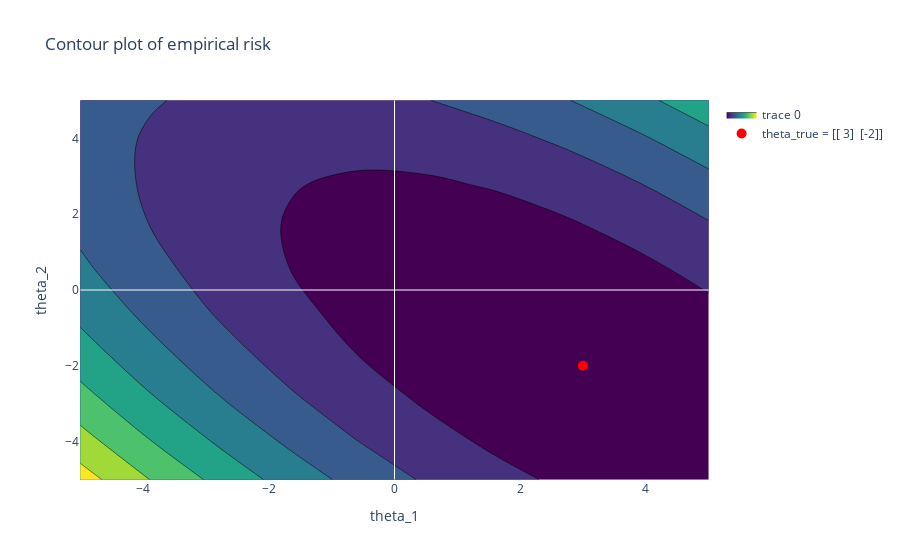

Notebook source saved alongside this figure:
### Code cell
fig_cont_plot = go.Figure()

fig_cont_plot.add_trace(go.Contour(
    x=df_unreg_risk["theta_1"],
    y=df_unreg_risk["theta_2"],
    z=df_unreg_risk["emp_risk"],
    colorscale='Viridis',
    showscale=False,
    showlegend=True
))

fig_cont_plot.update_layout(
    title='Contour plot of empirical risk',
    xaxis_title='theta_1',
    yaxis_title='theta_2'
)

# # add horizontal and vertical lines at 0s
fig_cont_plot.add_shape(
    type='line',
    x0=MIN_THETA, y0=0, x1=MAX_THETA, y1=0,
    line=dict(color='white', width=1)
)

fig_cont_plot.add_shape(
    type='line',
    x0=0, y0=MIN_THETA, x1=0, y1=MAX_THETA,
    line=dict(color='white', width=1)
)

# add a point for the true theta
fig_cont_plot.add_trace(go.Scatter(
    x=theta_true[0], y=theta_true[1],
    mode='markers',
    marker=dict(size=10, color='red'),
    name=f'theta_true = {theta_true}'
))

fig_cont_plot.show()

### Figure 1 — Plotly figure (JSON) as saved in the notebook; plotly's stock layout.template omitted (floating-point values rounded to 4 significant figures)
{"data": [{"colorscale": [[0, "#440154"], [0.1111, "#482878"], [0.2222, "#3e4989"], [0.3333, "#31688e"], [0.4444, "#26828e"], [0.5556, "#1f9e89"], [0.6667, "#35b779"], [0.7778, "#6ece58"], [0.8889, "#b5de2b"], [1, "#fde725"]], "showlegend": true, "showscale": false, "type": "contour", "x": [-5, -5, -5, -5, -5, -5, -5, -5, -5, -5, -3.889, -3.889, -3.889, -3.889, -3.889, -3.889, -3.889, -3.889, -3.889, -3.889, -2.778, -2.778, -2.778, -2.778, -2.778, -2.778, -2.778, -2.778, -2.778, -2.778, -1.667, -1.667, -1.667, -1.667, -1.667, -1.667, -1.667, -1.667, -1.667, -1.667, -0.5556, -0.5556, -0.5556, -0.5556, -0.5556, -0.5556, -0.5556, -0.5556, -0.5556, -0.5556, 0.5556, 0.5556, 0.5556, 0.5556, 0.5556, 0.5556, 0.5556, 0.5556, 0.5556, 0.5556, 1.667, 1.667, 1.667, 1.667, 1.667, 1.667, 1.667, 1.667, 1.667, 1.667, 2.778, 2.778, 2.778, 2.778, 2.778, 2.778, 2.778, 2.778, 2.778, 2.778, 3.889, 3.889, 3.889, 3.889, 3.889, 3.889, 3.889, 3.889, 3.889, 3.889, 5, 5, 5, 5, 5, 5, 5, 5, 5, 5], "y": [-5, -3.889, -2.778, -1.667, -0.5556, 0.5556, 1.667, 2.778, 3.889, 5, -5, -3.889, -2.778, -1.667, -0.5556, 0.5556, 1.667, 2.778, 3.889, 5, -5, -3.889, -2.778, -1.667, -0.5556, 0.5556, 1.667, 2.778, 3.889, 5, -5, -3.889, -2.778, -1.667, -0.5556, 0.5556, 1.667, 2.778, 3.889, 5, -5, -3.889, -2.778, -1.667, -0.5556, 0.5556, 1.667, 2.778, 3.889, 5, -5, -3.889, -2.778, -1.667, -0.5556, 0.5556, 1.667, 2.778, 3.889, 5, -5, -3.889, -2.778, -1.667, -0.5556, 0.5556, 1.667, 2.778, 3.889, 5, -5, -3.889, -2.778, -1.667, -0.5556, 0.5556, 1.667, 2.778, 3.889, 5, -5, -3.889, -2.778, -1.667, -0.5556, 0.5556, 1.667, 2.778, 3.889, 5, -5, -3.889, -2.778, -1.667, -0.5556, 0.5556, 1.667, 2.778, 3.889, 5], "z": [37.2, 31.42, 26.39, 22.13, 18.63, 15.89, 13.91, 12.7, 12.25, 12.56, 29.91, 24.68, 20.22, 16.52, 13.58, 11.4, 9.99, 9.34, 9.452, 10.33, 23.46, 18.8, 14.9, 11.76, 9.387, 7.774, 6.924, 6.837, 7.512, 8.95, 17.87, 13.77, 10.44, 7.862, 6.05, 5.001, 4.714, 5.189, 6.427, 8.428, 13.14, 9.604, 6.83, 4.818, 3.569, 3.082, 3.358, 4.397, 6.197, 8.761, 9.263, 6.289, 4.078, 2.629, 1.943, 2.019, 2.858, 4.459, 6.823, 9.949, 6.24, 3.829, 2.181, 1.295, 1.172, 1.811, 3.213, 5.377, 8.304, 11.99, 4.073, 2.225, 1.14, 0.8169, 1.256, 2.459, 4.423, 7.15, 10.64, 14.89, 2.761, 1.476, 0.9536, 1.194, 2.196, 3.961, 6.489, 9.779, 13.83, 18.65, 2.304, 1.582, 1.623, 2.426, 3.991, 6.319, 9.41, 13.26, 17.88, 23.26]}, {"marker": {"color": "red", "size": 10}, "mode": "markers", "name": "theta_true = [[ 3]\n [-2]]", "type": "scatter", "x": [3], "y": [-2]}], "layout": {"shapes": [{"line": {"color": "white", "width": 1}, "type": "line", "x0": -5, "x1": 5, "y0": 0, "y1": 0}, {"line": {"color": "white", "width": 1}, "type": "line", "x0": 0, "x1": 0, "y0": -5, "y1": 5}], "title": {"text": "Contour plot of empirical risk"}, "xaxis": {"title": {"text": "theta_1"}}, "yaxis": {"title": {"text": "theta_2"}}}}
